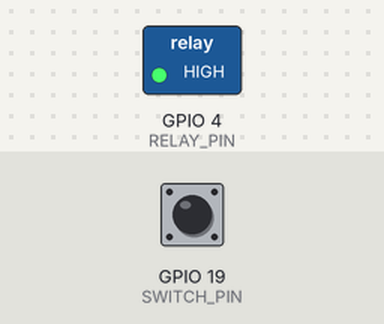
Bench run of a sketch on a simulated ESP32. On the bench: switched loads named in the sketch (green lamp = pin HIGH). The test bench sets the inputs (shaded band); at power-on: GPIO 19 (SWITCH_PIN) HIGH. What the sketch prints to the serial monitor is not drawn.

Above: at 1.6 s.
1.7 s: GPIO 19 (SWITCH_PIN) pulled LOW for 0.15 s
At 1.78 s:
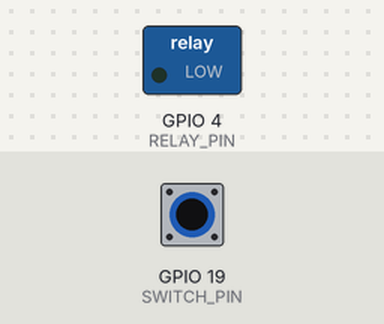
3.3 s: GPIO 19 (SWITCH_PIN) pulled LOW for 3.2 s
At 7.9 s:
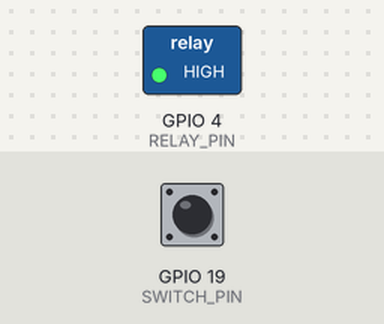
Timing chart, 0 to 9.4 s (numbered marks = the images above; inputs shaded):
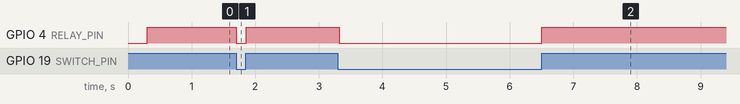

Measured:
- after the input at 1.7 s, GPIO 4 (RELAY_PIN): HIGH → LOW at once, → HIGH 0.16 s later
- after the input at 3.3 s, GPIO 4 (RELAY_PIN): HIGH → LOW at once, → HIGH 3.2 s later

The sketch:

slave.ino
```cpp
/*
 * ============================================================
 *  Slave Node - ESP32 Power Management System
 *
 *  Identity is detected automatically from the board's MAC.
 *  No need to change any #define when flashing different units.
 *
 *  Hardware:
 *    - PZEM-004T v4.0 on Serial2 (RX=16, TX=17)
 *    - Inverted 5V relay on GPIO4  (HIGH = OFF, LOW = ON)
 *    - Local switch on GPIO19 (INPUT_PULLUP)
 *        LOW  = switch ON  → appliance may receive power
 *        HIGH = switch OFF → socket forced OFF
 *
 *  Behaviour:
 *    - Reads active power from PZEM every ~1.5 s
 *    - Reports to Master every 2 seconds
 *    - Physical switch is the primary enable:
 *        switch OFF → relay forced OFF (master cannot turn it on)
 *        switch ON  → master can command relay ON/OFF
 * ============================================================
 */

#include <WiFi.h>
#include <esp_now.h>
#include <HardwareSerial.h>

// ============================================================
// Shared packet definitions
// ============================================================
enum PacketType : uint8_t {
  PKT_POWER_REPORT = 1,
  PKT_COMMAND      = 2,
  PKT_ACK          = 3
};

enum CommandType : uint8_t {
  CMD_RELAY_OFF = 0,
  CMD_RELAY_ON  = 1,
  CMD_SET_PRIORITY = 2
};

struct PowerReport {
  uint8_t  type;
  uint8_t  slaveId;
  float    power;
  bool     relayOn;
  bool     switchOn;     // physical switch state
  uint8_t  priority;
  uint32_t uptimeSec;
} __attribute__((packed));

struct CommandPacket {
  uint8_t type;
  uint8_t slaveId;
  uint8_t cmd;
  uint8_t value;
} __attribute__((packed));

// ------------------------------------------------------------
// Pin definitions
// ------------------------------------------------------------
#define RELAY_PIN   4     // inverted: HIGH = load OFF, LOW = load ON
#define SWITCH_PIN  19    // INPUT_PULLUP, LOW = switch closed/ON

#define PZEM_RX     16
#define PZEM_TX     17

// ------------------------------------------------------------
// Known MACs (must match CONTEXT.md / master)
// ------------------------------------------------------------
uint8_t masterMac[6] = {0xB4, 0xBF, 0xE9, 0x6A, 0x11, 0x5C};

const uint8_t knownSlaveMac[3][6] = {
  {0xB4, 0xBF, 0xE9, 0xE1, 0x47, 0x1C}, // A
  {0xB0, 0x3F, 0xD3, 0x51, 0xCA, 0xF8}, // B
  {0x20, 0x50, 0x0D, 0x4E, 0xD5, 0x54}  // C
};

// ------------------------------------------------------------
// PZEM-004T minimal Modbus RTU reader (Active Power only)
// ------------------------------------------------------------
HardwareSerial pzemSerial(2);

float readPzemPower() {
  uint8_t req[] = {0x01, 0x04, 0x00, 0x03, 0x00, 0x01, 0x00, 0x00};

  uint16_t crc = 0xFFFF;
  for (int i = 0; i < 6; i++) {
    crc ^= req[i];
    for (int j = 0; j < 8; j++) {
      if (crc & 1) crc = (crc >> 1) ^ 0xA001;
      else         crc >>= 1;
    }
  }
  req[6] = crc & 0xFF;
  req[7] = crc >> 8;

  while (pzemSerial.available()) pzemSerial.read();
  pzemSerial.write(req, 8);
  pzemSerial.flush();

  uint32_t start = millis();
  uint8_t resp[7];
  int idx = 0;
  while (millis() - start < 150) {
    if (pzemSerial.available()) {
      resp[idx++] = pzemSerial.read();
      if (idx >= 7) break;
    }
  }

  if (idx < 7) return -1.0f;
  if (resp[0] != 0x01 || resp[1] != 0x04 || resp[2] != 0x02) return -1.0f;

  uint16_t raw = (resp[3] << 8) | resp[4];
  return raw * 0.1f;   // unit = 0.1 W
}

// ------------------------------------------------------------
// State
// ------------------------------------------------------------
int8_t  mySlaveId = -1;       // 0=A, 1=B, 2=C, -1=unknown
bool    switchOn  = false;    // physical switch state
bool    masterWantsOn = true; // last command from master
bool    relayOn   = false;    // actual relay state
float   lastPower = 0.0f;

uint32_t lastReportMs = 0;
uint32_t lastPzemMs   = 0;

const uint32_t REPORT_INTERVAL_MS = 2000;  // 2 seconds as requested
const uint32_t PZEM_INTERVAL_MS   = 1500;

// ------------------------------------------------------------
// Helpers
// ------------------------------------------------------------
bool macEqual(const uint8_t *a, const uint8_t *b) {
  for (int i = 0; i < 6; i++) if (a[i] != b[i]) return false;
  return true;
}

int8_t identifySlave() {
  uint8_t mac[6];
  WiFi.macAddress(mac);
  for (int i = 0; i < 3; i++) {
    if (macEqual(mac, knownSlaveMac[i])) return i;
  }
  return -1;
}

void applyRelayLogic() {
  // Physical switch is the primary gate.
  // Relay may only be ON when switch is ON AND master wants it ON.
  bool desired = switchOn && masterWantsOn;
  if (desired != relayOn) {
    relayOn = desired;
    digitalWrite(RELAY_PIN, relayOn ? LOW : HIGH);  // inverted
    Serial.printf("Relay → %s (switch=%s masterWants=%s)\n",
                  relayOn ? "ON" : "OFF",
                  switchOn ? "ON" : "OFF",
                  masterWantsOn ? "ON" : "OFF");
  }
}

void sendPowerReport();
void onDataRecv(const esp_now_recv_info_t *info, const uint8_t *data, int len);

// ============================================================
// Setup
// ============================================================
void setup() {
  Serial.begin(115200);
  delay(300);

  pinMode(RELAY_PIN, OUTPUT);
  digitalWrite(RELAY_PIN, HIGH);   // start OFF (safe)
  relayOn = false;
  masterWantsOn = true;            // default: allow ON when switch is closed

  pinMode(SWITCH_PIN, INPUT_PULLUP);

  pzemSerial.begin(9600, SERIAL_8N1, PZEM_RX, PZEM_TX);

  WiFi.mode(WIFI_STA);
  WiFi.disconnect();
  delay(100);

  mySlaveId = identifySlave();

  Serial.println("\n=== Slave starting ===");
  Serial.print("MAC: ");
  Serial.println(WiFi.macAddress());

  if (mySlaveId < 0) {
    Serial.println("ERROR: This MAC is not in the known slave list!");
    Serial.println("Update knownSlaveMac[] in the sketch.");
  } else {
    Serial.printf("Identified as Slave %c (ID %d)\n", 'A' + mySlaveId, mySlaveId);
  }

  if (esp_now_init() != ESP_OK) {
    Serial.println("ESP-NOW init failed");
    while (true) delay(1000);
  }

  esp_now_register_recv_cb(onDataRecv);

  esp_now_peer_info_t peer = {};
  memcpy(peer.peer_addr, masterMac, 6);
  peer.channel = 0;
  peer.encrypt = false;
  if (esp_now_add_peer(&peer) != ESP_OK) {
    Serial.println("Failed to add master peer");
  } else {
    Serial.println("Master peer added");
  }

  // Initial switch read
  switchOn = (digitalRead(SWITCH_PIN) == LOW);
  applyRelayLogic();
}

// ============================================================
// Main loop
// ============================================================
void loop() {
  uint32_t now = millis();

  // --- Physical switch (read every loop) ---
  bool sw = (digitalRead(SWITCH_PIN) == LOW);  // LOW = ON
  if (sw != switchOn) {
    switchOn = sw;
    Serial.printf("Switch → %s\n", switchOn ? "ON" : "OFF");
    applyRelayLogic();   // immediately enforce
  }

  // --- PZEM read ---
  if (now - lastPzemMs >= PZEM_INTERVAL_MS) {
    lastPzemMs = now;
    float p = readPzemPower();
    if (p >= 0.0f) {
      lastPower = p;
    }
  }

  // --- Report to master every 2 s ---
  if (mySlaveId >= 0 && (now - lastReportMs >= REPORT_INTERVAL_MS)) {
    lastReportMs = now;
    sendPowerReport();
  }

  delay(20);
}

// ============================================================
// ESP-NOW
// ============================================================
void sendPowerReport() {
  PowerReport rpt;
  rpt.type      = PKT_POWER_REPORT;
  rpt.slaveId   = (uint8_t)mySlaveId;
  rpt.power     = lastPower;
  rpt.relayOn   = relayOn;
  rpt.switchOn  = switchOn;
  rpt.priority  = 0;
  rpt.uptimeSec = millis() / 1000;

  esp_err_t result = esp_now_send(masterMac, (uint8_t*)&rpt, sizeof(rpt));
  if (result != ESP_OK) {
    Serial.printf("Report send failed: %d\n", result);
  }
}

void onDataRecv(const esp_now_recv_info_t *info, const uint8_t *data, int len) {
  if (len < 1 || mySlaveId < 0) return;

  uint8_t type = data[0];

  if (type == PKT_COMMAND && len >= (int)sizeof(CommandPacket)) {
    CommandPacket *cmd = (CommandPacket*)data;
    if (cmd->slaveId != mySlaveId) return;

    switch (cmd->cmd) {
      case CMD_RELAY_OFF:
        masterWantsOn = false;
        Serial.println("CMD: Master wants OFF");
        applyRelayLogic();
        break;
      case CMD_RELAY_ON:
        masterWantsOn = true;
        Serial.println("CMD: Master wants ON");
        applyRelayLogic();   // still gated by physical switch
        break;
      default:
        break;
    }
  }
}
```
